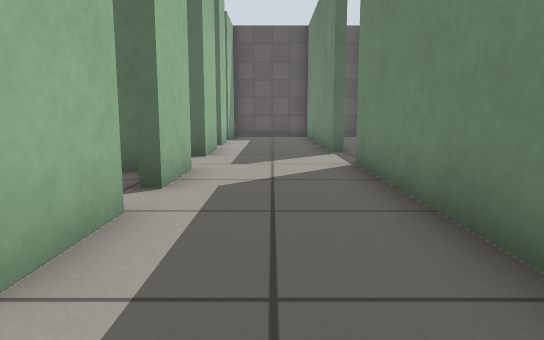
view 1 (above)

24 first-person views from a walk through a robot-simulator world made for Gazebo. The camera is 0.5 m above the floor, tilts 8° down and sees 70° across. The floor is counted in squares, 0.5 m on a side. Each view is taken from the middle of a square. On the plan, view 1 faces up. The plan holds only what a view shows up to about 13 squares ahead; the rest is blank. Simple patterns stand in for the simulator's built-in surfaces.

view 2
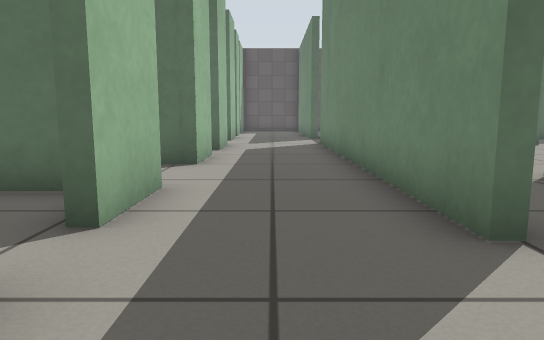

view 3
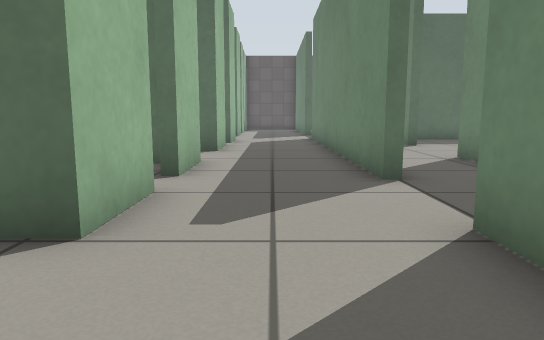

view 4
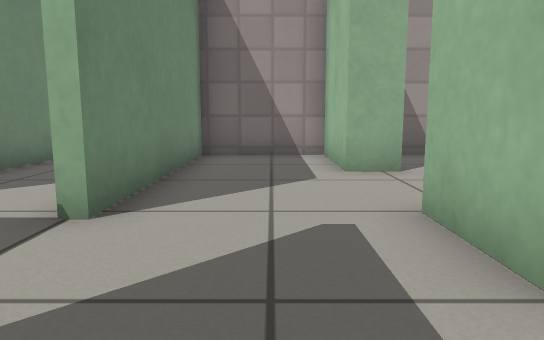

view 5
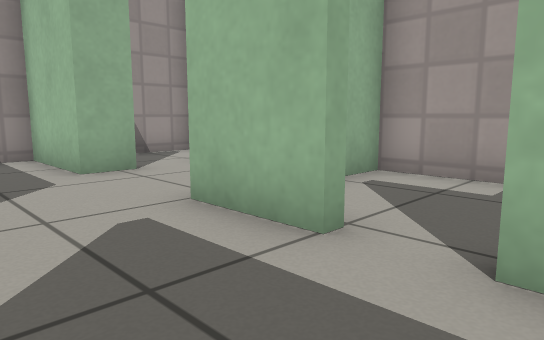

view 6
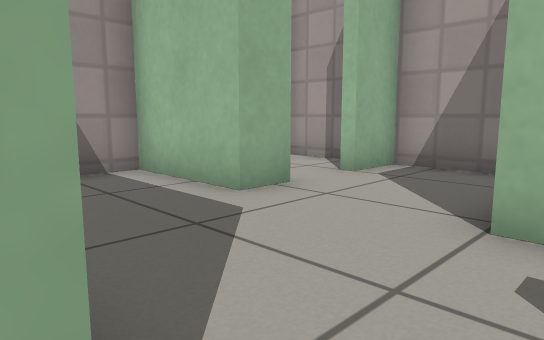

view 7
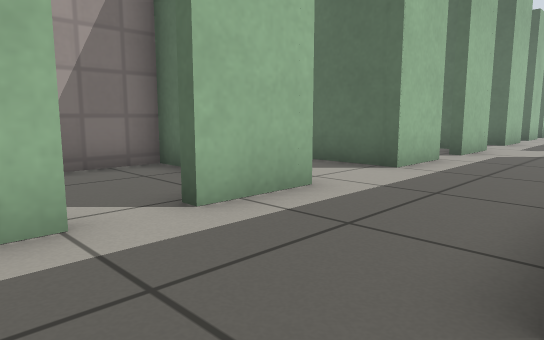

view 8
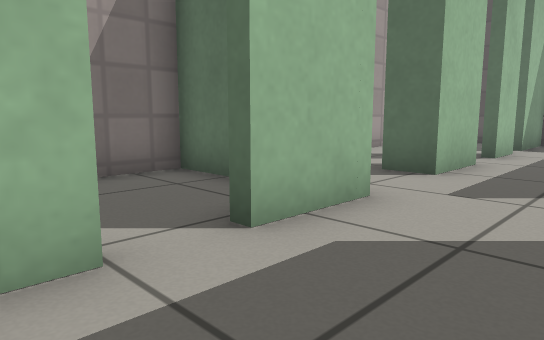

view 9
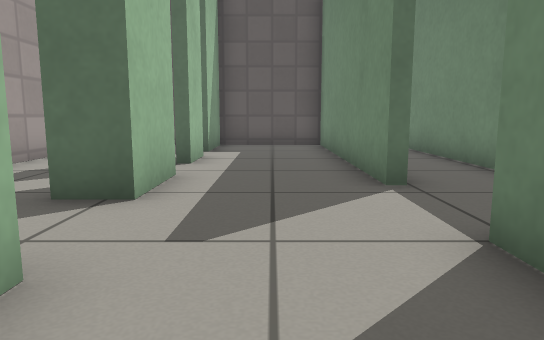

view 10
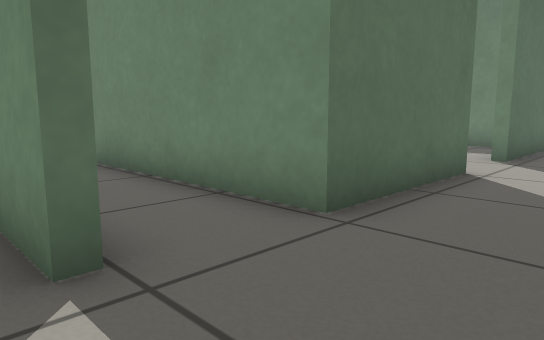

view 11
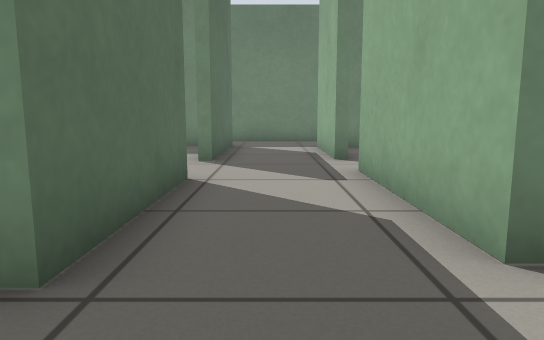

view 12
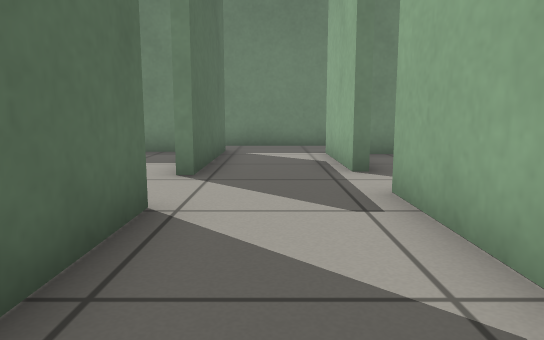

view 13
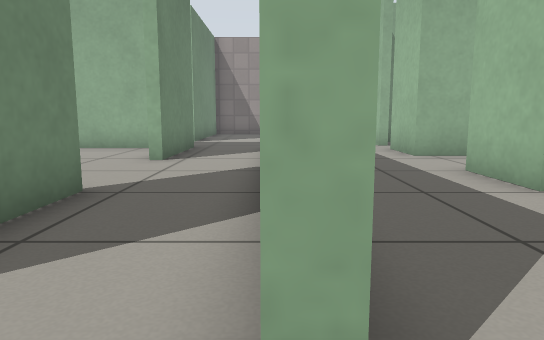

view 14
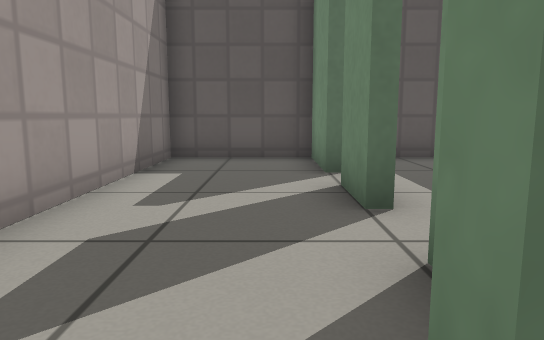

view 15
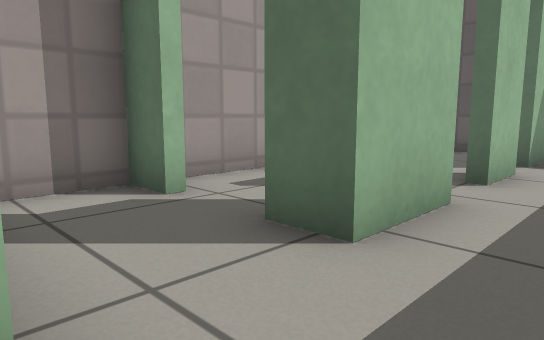

view 16
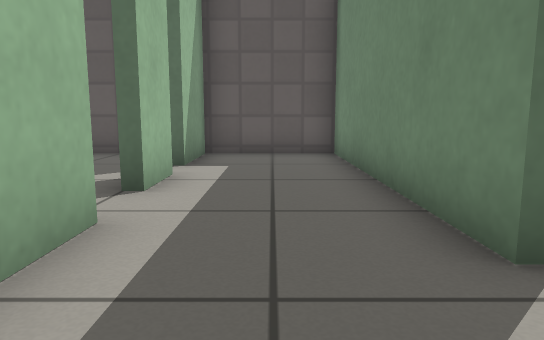

view 17
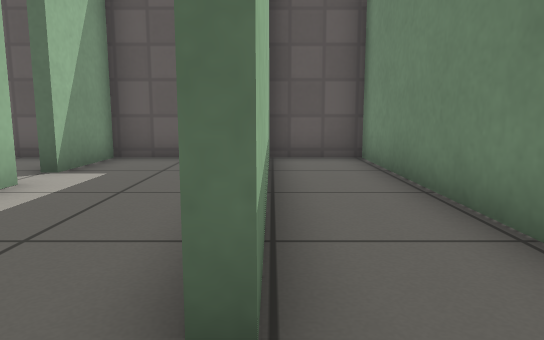

view 18
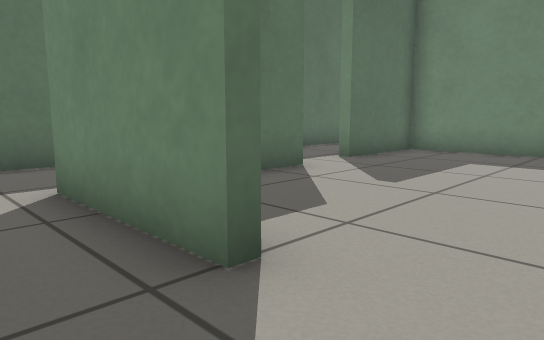

view 19
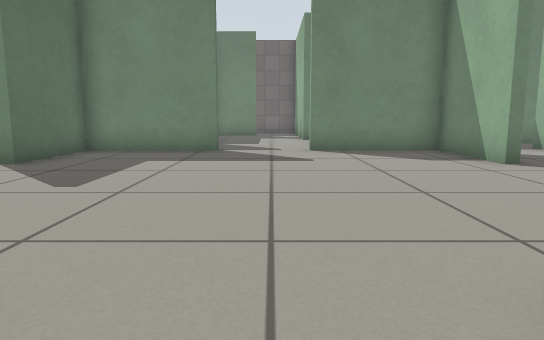

view 20
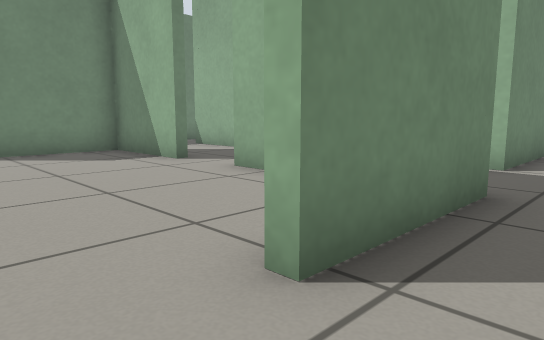

view 21
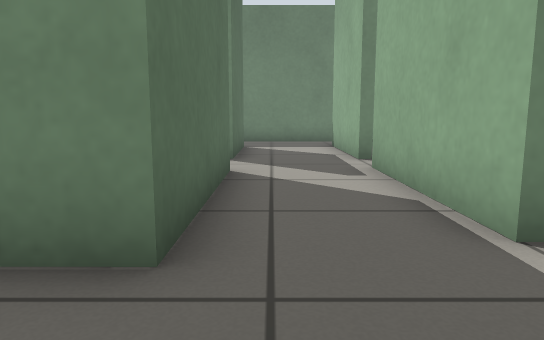

view 22
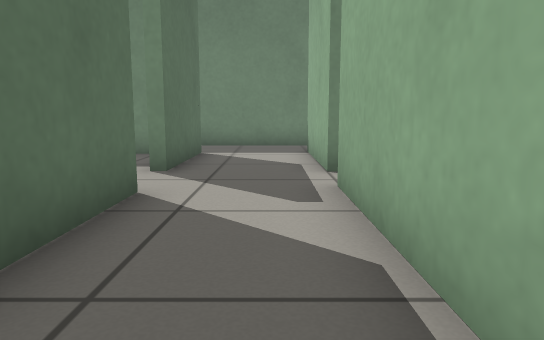

view 23
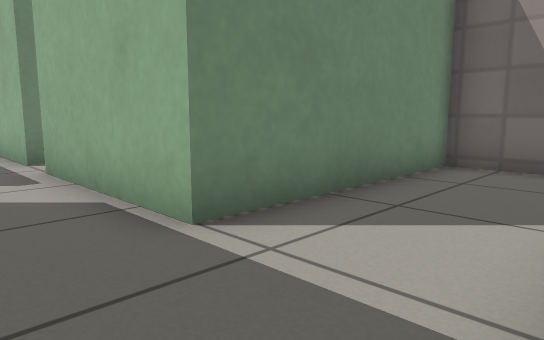

view 24
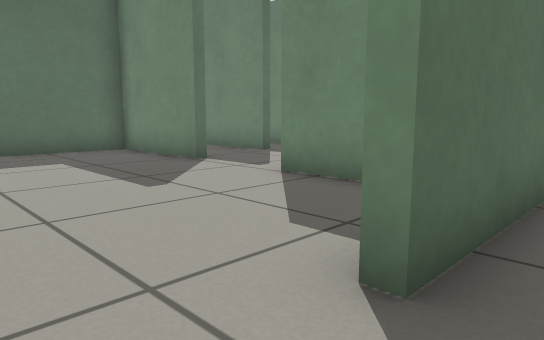

### Floor plan
Ten units are one square. View 1 is at (0, 0); x grows to the right and y downward. Boxes are objects, and circles mark ways between rooms. Rooms are numbered by the first view taken in them; rooms with no view inside come last. Other rooms are left out.
<svg viewBox="-59 -187 236 310">
<path fill="none" stroke="#000" d="M-29 6 -15 6 -15 27M-15 -40 -15 -20 -37 -20M17 30 17 -55M-15 39 -15 59M21 30 17 30M17 66 17 56M-13 89 -13 118 17 118 17 66M-15 -116 -15 -95 -27 -95M-20 -130 -20 -146M-15 -146 -15 -130M17 -105 17 -182 -18 -182 -18 -156M-20 -156 -20 -182 -54 -182 -54 -104M-44 -99 -44 -95M-15 -74 -15 -53M-54 -95 -54 -79M17 -55 17 -80M17 -80 21 -80M83 -103 41 -103 41 -182 19 -182M45 -39 45 -74 91 -74M109 -74 145 -74M45 -3 49 -3M19 -156 19 -105M150 -103 104 -103M91 32 45 32 45 -3M109 64 109 59 150 59M145 32 109 32M170 62 170 26M145 -36 141 -36M172 -42 170 -42 170 -106M33 118 50 118 50 59 95 59M81 28 91 28M109 28 141 28 141 -10M91 -73 77 -73M141 -36 141 -73 109 -73M58 28 80 28M-23 9 -54 9 -54 57 -42 57"/>
<circle cx="0" cy="15" r="3" fill="#2a7"/>
<circle cx="0" cy="-65" r="3" fill="#2a7"/>
<circle cx="0" cy="60" r="3" fill="#2a7"/>
<circle cx="20" cy="45" r="3" fill="#2a7"/>
<circle cx="-20" cy="30" r="3" fill="#2a7"/>
<circle cx="-20" cy="40" r="3" fill="#2a7"/>
<circle cx="20" cy="-90" r="3" fill="#2a7"/>
<circle cx="150" cy="-90" r="3" fill="#2a7"/>
<circle cx="30" cy="0" r="3" fill="#2a7"/>
<circle cx="100" cy="-70" r="3" fill="#2a7"/>
<circle cx="50" cy="-20" r="3" fill="#2a7"/>
<circle cx="100" cy="30" r="3" fill="#2a7"/>
<circle cx="140" cy="-20" r="3" fill="#2a7"/>
<text x="-10" y="-10">1</text>
<text x="0" y="40">2</text>
<text x="0" y="90">3</text>
<text x="-10" y="-120">4</text>
<text x="60" y="-80">5</text>
<text x="100" y="30">6</text>
<text x="90" y="-20">7</text>
<text x="-30" y="30">8</text>
</svg>
Room 1 opens to room 2. Room 1 opens to room 4. Room 2 opens to room 3. Room 2 opens to room 6. Room 2 opens to room 8. Room 4 opens to room 5. Room 5 opens to room 6. Room 5 opens to room 7. Room 6 opens to room 7.

Where each view was taken, in squares from view 1:
view 1: 0 up, 0 right, facing up
view 2: 6 down, 0 right, facing up
view 3: 9 down, 0 right, facing up
view 4: 2 down, 0 right, facing down
view 5: 2 down, 1 right, facing down-left
view 6: 5 down, 2 right, facing down-left
view 7: 5 down, 2 right, facing up-left
view 8: 3 up, 1 right, facing up-left
view 9: 5 up, 0 right, facing up
view 10: 8 up, 1 right, facing up-right
view 11: 9 up, 2 right, facing right
view 12: 9 up, 4 right, facing right
view 13: 9 up, 2 right, facing down
view 14: 9 up, 3 left, facing up
view 15: 7 up, 0 right, facing up-left
view 16: 8 up, 0 right, facing up
view 17: 9 up, 2 right, facing up
view 18: 2 up, 3 right, facing up-right
view 19: 2 up, 3 right, facing right
view 20: 2 up, 3 right, facing down-right
view 21: 4 down, 2 right, facing right
view 22: 5 down, 4 right, facing right
view 23: 4 down, 2 right, facing down-right
view 24: 4 down, 9 right, facing up-right
